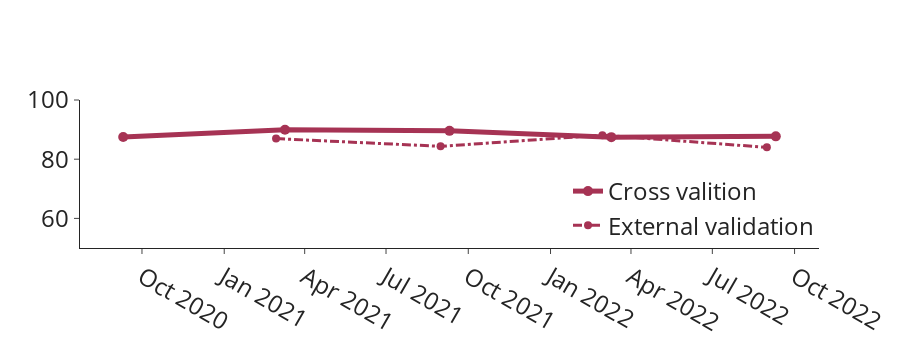

This figure's notebook cell:
### Code cell
fig = go.Figure()

# Plot cross validation
fig.add_trace(go.Scatter(x=df_Time_Track['Date']+pd.DateOffset(days=10), y=df_Time_Track['Accuracy_CV']*100,name='Cross valition',
                            mode="lines+markers",line={'color':'#A63354','width':5},marker={'size':10}))
# Plot external validation
fig.add_trace(go.Scatter(x=df_Time_Track.loc[1:4,'Date'], y=df_Time_Track.loc[1:4,'Accuracy_ex']*100,name='External validation',
                        marker={'size':8}, line={'color':'#A63354','width':3,'dash': 'dashdot'}))
fig.update_layout(autosize=False,width=900,height=350,font=dict(size=24),
                  legend=dict(yanchor="bottom", y=0,xanchor="right",x=1),template='simple_white')
fig.update_yaxes(range=[50, 100])
fig.show()
fig.write_image(os.path.join(Path,'Model update_Accuracy.png'),scale=3)
plt.close()

### Figure 1 — Plotly figure (JSON) as saved in the notebook; plotly's stock layout.template omitted (floating-point values rounded to 4 significant figures)
{"data": [{"line": {"color": "#A63354", "width": 5}, "marker": {"size": 10}, "mode": "lines+markers", "name": "Cross valition", "type": "scatter", "x": ["2020-09-10T00:00:00", "2021-03-10T00:00:00", "2021-09-10T00:00:00", "2022-03-10T00:00:00", "2022-09-10T00:00:00"], "y": [87.5, 89.96, 89.57, 87.45, 87.72]}, {"line": {"color": "#A63354", "dash": "dashdot", "width": 3}, "marker": {"size": 8}, "name": "External validation", "type": "scatter", "x": ["2021-02-28T00:00:00", "2021-08-31T00:00:00", "2022-02-28T00:00:00", "2022-08-31T00:00:00"], "y": [86.96, 84.35, 88.12, 84]}], "layout": {"autosize": false, "font": {"size": 24}, "height": 350, "legend": {"x": 1, "xanchor": "right", "y": 0, "yanchor": "bottom"}, "width": 900, "yaxis": {"range": [50, 100]}}}
